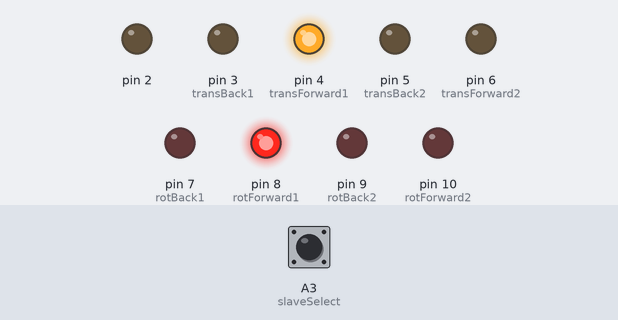
Recording of a sketch running on a simulated Arduino Uno, built with avr-gcc and run on an emulated ATmega328P. Parts: output pins drawn as LEDs (lit = HIGH). The inputs (shaded band) are chosen by the test bench; at power-on: A3 (slaveSelect) HIGH.

Above: at 0.1 s.
Timing chart, 0 to 1.6 s (numbered marks = the images above):
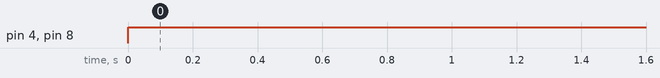

Measured:
- by itself, pin 4 (transForward1), pin 8 (rotForward1): LOW → HIGH at 0.00 s

The sketch:

nanoCode.ino
```cpp
#include <EEPROM.h>

#include <SPI.h>

byte slaveSelect = A3;
byte transForward1 = 4;
byte transForward2 = 6;
byte transBack1 = 3;
byte transBack2 = 5;
byte rotForward1 = 8;
byte rotForward2 = 10;
byte rotBack1 = 7;
byte rotBack2 = 9;

boolean lastSlaveSelect = HIGH;
const byte DIRECTIONS = 0;
const byte TRANS = 1;
const byte ROT = 2;
const byte NUM_BYTES = 3;
byte currentByte = 0;

byte controlBytes[NUM_BYTES] = {3, 0, 0};

void setup() {
  Serial.begin(9600);
  pinMode(transForward1, OUTPUT);
  pinMode(transForward2, OUTPUT);
  pinMode(transBack1, OUTPUT);
  pinMode(transBack2, OUTPUT);
  pinMode(rotForward1, OUTPUT);
  pinMode(rotForward2, OUTPUT);
  pinMode(rotBack1, OUTPUT);
  pinMode(rotBack2, OUTPUT);

  SPCR |= (1 << SPE); //turns on SPI
  SPCR |= _BV(SPIE); //attaches interupt
  pinMode(slaveSelect, INPUT);
  pinMode(SCK, INPUT);
  pinMode(MOSI, INPUT);
  pinMode(MISO, INPUT);
  pinMode(2, OUTPUT);
  pinMode(3, OUTPUT);
  pinMode(4, OUTPUT);
}

ISR (SPI_STC_vect)
{
  if(!digitalRead(slaveSelect) && currentByte < NUM_BYTES){
    controlBytes[currentByte] = SPDR;
  }
}

void loop() {
  if(digitalRead(slaveSelect)){
    //if its the first cycle with a high slave select
    if(lastSlaveSelect == LOW){
      lastSlaveSelect = HIGH;
      pinMode(MISO, INPUT);
      currentByte = 0;
    }

    digitalWrite(transForward1, controlBytes[DIRECTIONS] & 2 ? HIGH : LOW);
    digitalWrite(transBack1, controlBytes[DIRECTIONS] & 2 ? LOW : HIGH);
    digitalWrite(controlBytes[DIRECTIONS] & 2 ? transBack2 : transForward2, LOW);
    analogWrite(controlBytes[DIRECTIONS] & 2 ? transForward2 : transBack2, controlBytes[TRANS] & 0xff);

    digitalWrite(rotForward1, controlBytes[DIRECTIONS] & 1 ? HIGH : LOW);
    digitalWrite(rotBack1, controlBytes[DIRECTIONS] & 1 ? LOW : HIGH);
    digitalWrite(controlBytes[DIRECTIONS] & 1 ? rotBack2 : rotForward2, LOW);
    analogWrite(controlBytes[DIRECTIONS] & 1 ? rotForward2 : rotBack2, controlBytes[ROT] & 0xff);
  }

  else {
    if(lastSlaveSelect == HIGH){
      lastSlaveSelect = LOW;
      pinMode(MISO, OUTPUT);
    }
  }

}
```
